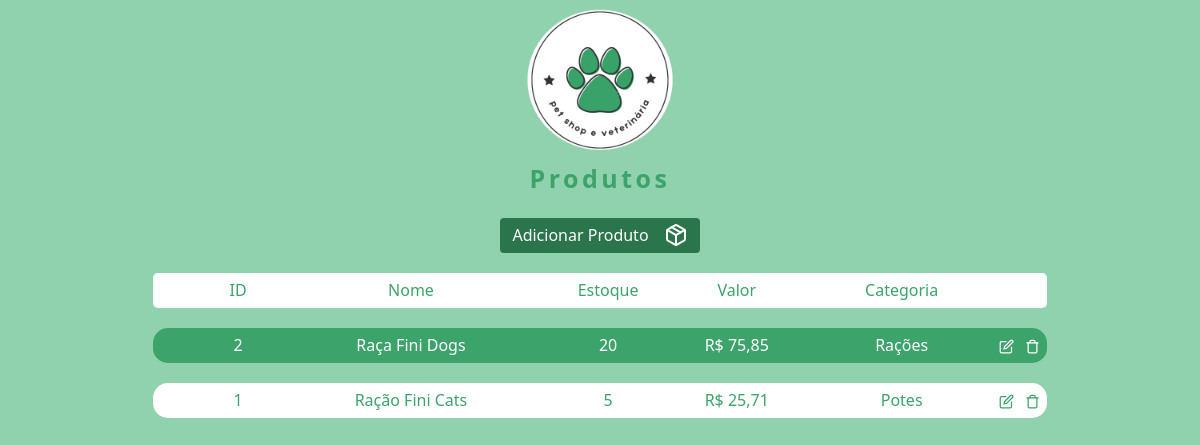
/produtos/index.php, run on an earlier commit of the app's database.
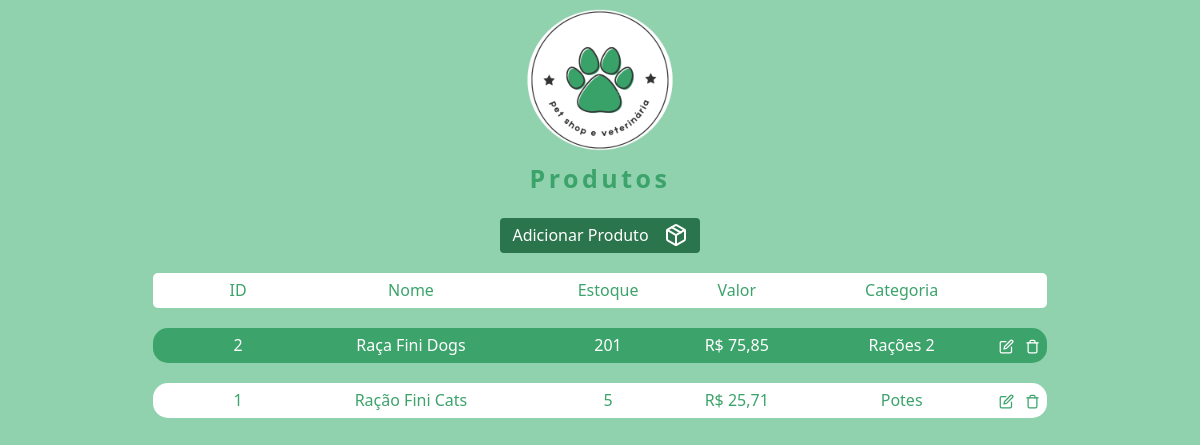
And on a later commit of the database.
### tables this page shows
CREATE TABLE produtos (
    chave integer PRIMARY key AUTOINCREMENT,
    estoque_disponivel int default 0,
    categoria integer,
    nome varchar(200),
    valor  decimal(10,2),
    FOREIGN KEY (categoria) REFERENCES categorias(chave) 
    ON DELETE CASCADE 
    ON UPDATE CASCADE
);

CREATE TABLE categorias (
    chave integer PRIMARY key AUTOINCREMENT,
    nome varchar(200)
);

### produtos/index.php (the view, shortened to what this page needs)
<?php
$database = new SQLite3("../database.db");
$database->exec("PRAGMA foreign_keys=ON");
$produtos = $database->query("select
p.chave, p.nome, p.estoque_disponivel AS estoque,
 p.valor, c.nome AS categoria_nome , c.chave AS categoria_id
 from produtos p inner join categorias c on c.chave = p.categoria  order by p.nome asc");
?>
<!DOCTYPE html>
<html lang="pt-br">
<head>
    <link rel="stylesheet" href="../css/index.css">
    <link href="https://cdn.jsdelivr.net/npm/bootstrap@5.0.2/dist/css/bootstrap.min.css" rel="stylesheet">
</head>
<body>
    <div class="container">
        <a class="containerImg" href="/petshop">
            <img src="../imgs/logo.png" alt="logo" />
            <span> Produtos </span>
        </a>
        <div class="ContainerButtonAddUser">
            <div class="btnAdd">
                <span>Adicionar Produto</span>
                <i data-feather="package"></i>
            </div>
        </div>
        <div class="container_listas_users">
            <div class="header_produtos">
                <div>
                    ID
                </div>
                <div>
                    Nome
                </div>
                <div>
                    Estoque
                </div>
                <div>
                    Valor
                </div>
                <div>
                    Categoria
                </div>
            </div>
            <?php
            while ($prod = $produtos->fetchArray()) {
                $id = $prod['chave'];
                $nome = $prod['nome'];
                $estoque = $prod['estoque'];
                $valor =  floatval($prod['valor']);
                $valor_format = "R$ ". number_format($valor,2,",",".");
                $categoria = $prod['categoria_nome'];
                $id_categoria = $prod['categoria_id'];
                $function = 'adicionarForm('.$id.", '$nome' ,"."'$estoque',"."'$valor',". "'$id_categoria'". ")";
                echo '
                    <div class="produtos_lista">
                    <div>
                    ' .
                    $id
                    . '
                    </div>
                    <div>
                    ' .
                    $nome
                    . '
                    </div>
                    <div>
                        ' .
                    $estoque
                    . '
                    </div>
                    <div>
                        ' .
                    $valor_format
                    . '
                    </div>
                    <div>
                    ' .
                    $categoria
                . '
                </div>
                    <div class="containeractions">
                        <i data-feather="edit" onclick="' . $function . '" ></i>
                        <i data-feather="trash" onclick="deletar_produtos('.$id.')" ></i>
                    </div>
                </div>
                    ';
            }
            ?>
        </div>
    </div>
</body>
</html>

### css/index.css (style rules this page uses)
body { margin: 0px !important; padding: 0px !important; }
.container { min-width: 100vw; min-height: 100vh; background-color: #90d1ae; display: flex; flex-direction: column; }
.containerImg { display: flex; justify-content: center; align-items: center; flex-direction: column; width: 100%; text-decoration: none; }
.containerImg > img { object-fit: contain; max-height: 200px; margin: -20px; }
.containerImg > span { font-size: 25px; letter-spacing: 3.5px; font-weight: 700; color: #3ca36b; }
.container_listas_users { flex-direction: column; padding-left: 12%; padding-right:12%; }
.container_listas_users > .produtos_lista:nth-child(2n-1) { position: relative; height: 35px; padding-left: 5%; background-color: #ffffff; padding-right: 5%; color: #3ca36b; text-align: center; user-select: none; display: flex; align-items: center; width: 100%; justify-content: space-between; margin-top: 20px; border-radius: 15px; }
.container_listas_users > .produtos_lista:nth-child(2n) { position: relative; height: 35px; padding-left: 5%; background-color: #3ca36b; user-select: none; padding-right: 5%; color: #ffffff; text-align: center; display: flex; align-items: center; width: 100%; justify-content: space-between; margin-top: 20px; border-radius: 15px; }
.containeractions { z-index: 20; position: absolute; right: 0; }
.containeractions > svg { width: 15px; height: 15px; margin-right: 7px; cursor: pointer; }
.ContainerButtonAddUser { display: flex; margin-top: 20px; margin-top: 20px; align-items: center; justify-content: center; }
.ContainerButtonAddUser > .btnAdd { width: 200px; background-color: #2a754c; height: 35px; align-items: center; justify-content: center; display: flex; flex-direction: row; color: white; user-select: none; border-radius: 4px; cursor: pointer; }
.btnAdd > span { margin-right: 15px; }
.header_produtos { height: 35px; padding-left: 5%; background-color: #ffffff; padding-right: 5%; color: #3ca36b; text-align: center; display: flex; align-items: center; width: 100%; justify-content: space-between; margin-top: 20px; border-radius: 5px; }
.header_produtos > :nth-child(1) { width: 10%; }
.header_produtos > :nth-child(2) { width: 33%; }
.header_produtos > :nth-child(3) { width: 16%; }
.header_produtos > :nth-child(4) { width: 16%; }
.header_produtos > :nth-child(5) { width: 25%; }
.produtos_lista > :nth-child(1) { width: 10%; text-overflow: ellipsis; }
.produtos_lista > :nth-child(2) { width: 33%; text-overflow: ellipsis; }
.produtos_lista > :nth-child(3) { width: 16%; text-overflow: ellipsis; }
.produtos_lista > :nth-child(4) { width: 16%; text-overflow: ellipsis; }
.produtos_lista > :nth-child(5) { width: 25%; text-overflow: ellipsis; }

What changed in the data, as far as the page shows it:
changed produtos "Raça Fini Dogs": estoque_disponivel "20" → "201"; categoria.nome "Rações" → "Rações 2"
